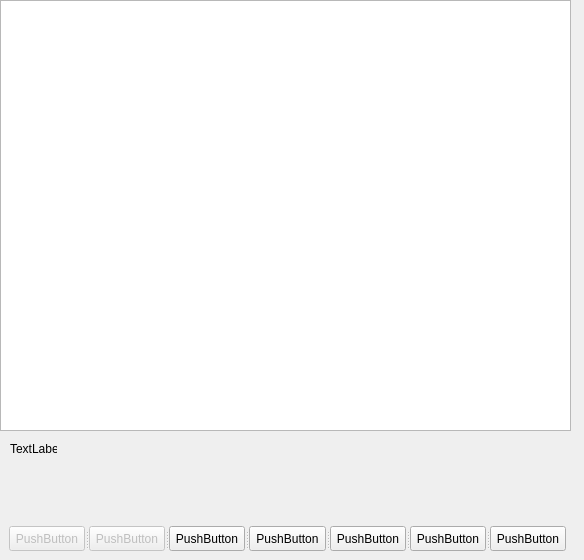
<?xml version="1.0" encoding="UTF-8"?>
<ui version="4.0">
 <class>Form</class>
 <widget class="QWidget" name="Form">
  <property name="geometry">
   <rect>
    <x>0</x>
    <y>0</y>
    <width>584</width>
    <height>560</height>
   </rect>
  </property>
  <property name="windowTitle">
   <string>Form</string>
  </property>
  <widget class="QLabel" name="label">
   <property name="geometry">
    <rect>
     <x>10</x>
     <y>440</y>
     <width>47</width>
     <height>16</height>
    </rect>
   </property>
   <property name="text">
    <string>TextLabel</string>
   </property>
   <property name="alignment">
    <set>Qt::AlignBottom|Qt::AlignLeading|Qt::AlignLeft</set>
   </property>
  </widget>
  <widget class="QWidget" name="verticalLayoutWidget">
   <property name="geometry">
    <rect>
     <x>9</x>
     <y>526</y>
     <width>557</width>
     <height>25</height>
    </rect>
   </property>
   <layout class="QVBoxLayout" name="verticalLayout">
    <item>
     <widget class="QSplitter" name="splitter">
      <property name="orientation">
       <enum>Qt::Horizontal</enum>
      </property>
      <widget class="QPushButton" name="pushButton_2">
       <property name="enabled">
        <bool>false</bool>
       </property>
       <property name="sizePolicy">
        <sizepolicy hsizetype="Minimum" vsizetype="Preferred">
         <horstretch>0</horstretch>
         <verstretch>0</verstretch>
        </sizepolicy>
       </property>
       <property name="text">
        <string>PushButton</string>
       </property>
      </widget>
      <widget class="QPushButton" name="pushButton">
       <property name="enabled">
        <bool>false</bool>
       </property>
       <property name="sizePolicy">
        <sizepolicy hsizetype="Minimum" vsizetype="Preferred">
         <horstretch>0</horstretch>
         <verstretch>0</verstretch>
        </sizepolicy>
       </property>
       <property name="text">
        <string>PushButton</string>
       </property>
      </widget>
      <widget class="QPushButton" name="pushButton_5">
       <property name="sizePolicy">
        <sizepolicy hsizetype="Minimum" vsizetype="Preferred">
         <horstretch>0</horstretch>
         <verstretch>0</verstretch>
        </sizepolicy>
       </property>
       <property name="text">
        <string>PushButton</string>
       </property>
      </widget>
      <widget class="QPushButton" name="pushButton_4">
       <property name="sizePolicy">
        <sizepolicy hsizetype="Minimum" vsizetype="Preferred">
         <horstretch>0</horstretch>
         <verstretch>0</verstretch>
        </sizepolicy>
       </property>
       <property name="text">
        <string>PushButton</string>
       </property>
      </widget>
      <widget class="QPushButton" name="pushButton_6">
       <property name="sizePolicy">
        <sizepolicy hsizetype="Minimum" vsizetype="Preferred">
         <horstretch>0</horstretch>
         <verstretch>0</verstretch>
        </sizepolicy>
       </property>
       <property name="text">
        <string>PushButton</string>
       </property>
      </widget>
      <widget class="QPushButton" name="pushButton_7">
       <property name="sizePolicy">
        <sizepolicy hsizetype="Minimum" vsizetype="Preferred">
         <horstretch>0</horstretch>
         <verstretch>0</verstretch>
        </sizepolicy>
       </property>
       <property name="text">
        <string>PushButton</string>
       </property>
      </widget>
      <widget class="QPushButton" name="pushButton_8">
       <property name="sizePolicy">
        <sizepolicy hsizetype="Minimum" vsizetype="Preferred">
         <horstretch>0</horstretch>
         <verstretch>0</verstretch>
        </sizepolicy>
       </property>
       <property name="text">
        <string>PushButton</string>
       </property>
      </widget>
     </widget>
    </item>
   </layout>
  </widget>
  <widget class="QTextEdit" name="textEdit">
   <property name="geometry">
    <rect>
     <x>0</x>
     <y>0</y>
     <width>571</width>
     <height>431</height>
    </rect>
   </property>
  </widget>
 </widget>
 <resources/>
 <connections/>
</ui>
